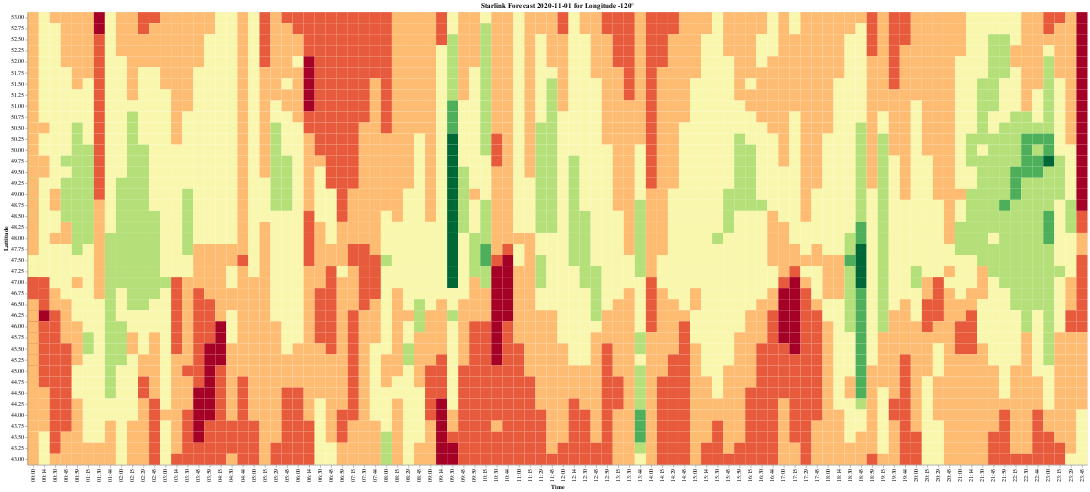

Notebook code for this chart:
### Code cell
df=pd.DataFrame(sat_reachable)
chart=alt.Chart(df).mark_rect().encode(
    x=alt.X('time:O', axis=alt.Axis( title='Time')),
    y=alt.Y('lat:O', axis=alt.Axis( title='Lattitude'),sort='descending'),
    color=alt.Color('sat', scale=alt.Scale(scheme='redyellowgreen'),legend=None),
    tooltip=['time','lat','sat'],
).properties(
    title='Starlink Forecast %s for Longitude %s°'%(today,lon)
).configure_header(
    titleFontSize=30,
)
chart

### Figure 1 — Vega-Lite specification as saved in the notebook (floating-point values rounded to 4 significant figures; data arrays with more than 128 entries replaced by an {"elided": "..."} marker saying what was removed)
{"$schema": "https://vega.github.io/schema/vega-lite/v4.8.1.json", "config": {"header": {"titleFontSize": 30}, "view": {"continuousHeight": 300, "continuousWidth": 400}}, "data": {"name": "data-7640a063d5dffc37fd0caa1d3f1474c5"}, "datasets": {"data-7640a063d5dffc37fd0caa1d3f1474c5": {"elided": "3977 records"}}, "encoding": {"color": {"field": "sat", "legend": null, "scale": {"scheme": "redyellowgreen"}, "type": "quantitative"}, "tooltip": [{"field": "time", "type": "nominal"}, {"field": "lat", "type": "nominal"}, {"field": "sat", "type": "quantitative"}], "x": {"axis": {"title": "Time"}, "field": "time", "type": "ordinal"}, "y": {"axis": {"title": "Lattitude"}, "field": "lat", "sort": "descending", "type": "ordinal"}}, "mark": "rect", "title": "Starlink Forecast 2020-11-01 for Longitude -120°"}
